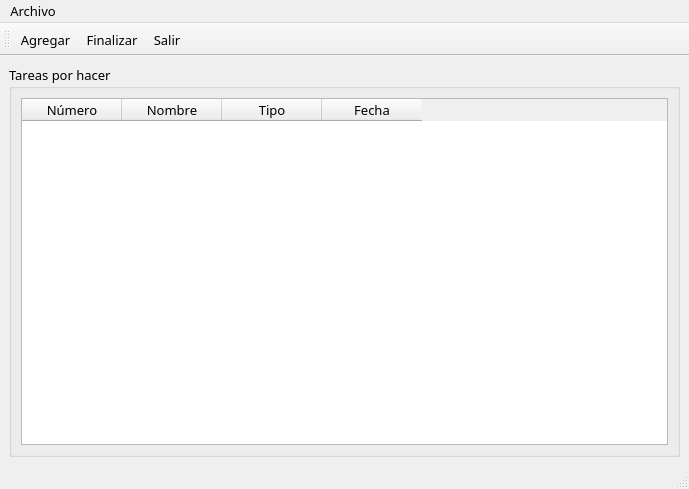
<?xml version="1.0" encoding="UTF-8"?>
<ui version="4.0">
 <class>Principal</class>
 <widget class="QMainWindow" name="Principal">
  <property name="geometry">
   <rect>
    <x>0</x>
    <y>0</y>
    <width>689</width>
    <height>489</height>
   </rect>
  </property>
  <property name="font">
   <font>
    <family>Sitka</family>
    <pointsize>10</pointsize>
    <weight>50</weight>
    <bold>false</bold>
   </font>
  </property>
  <property name="windowTitle">
   <string>Tareas</string>
  </property>
  <property name="windowIcon">
   <iconset resource="recursos.qrc">
    <normaloff>:/recursos/lista-de-quehaceres.png</normaloff>:/recursos/lista-de-quehaceres.png</iconset>
  </property>
  <widget class="QWidget" name="centralwidget">
   <layout class="QHBoxLayout" name="horizontalLayout">
    <item>
     <widget class="QGroupBox" name="groupBox">
      <property name="title">
       <string>Tareas por hacer</string>
      </property>
      <layout class="QHBoxLayout" name="horizontalLayout_2">
       <item>
        <widget class="QTableWidget" name="outTareas">
         <property name="editTriggers">
          <set>QAbstractItemView::AnyKeyPressed|QAbstractItemView::DoubleClicked|QAbstractItemView::EditKeyPressed|QAbstractItemView::SelectedClicked</set>
         </property>
         <property name="tabKeyNavigation">
          <bool>true</bool>
         </property>
         <column>
          <property name="text">
           <string>Número</string>
          </property>
         </column>
         <column>
          <property name="text">
           <string>Nombre</string>
          </property>
         </column>
         <column>
          <property name="text">
           <string>Tipo</string>
          </property>
         </column>
         <column>
          <property name="text">
           <string>Fecha</string>
          </property>
         </column>
        </widget>
       </item>
      </layout>
     </widget>
    </item>
   </layout>
  </widget>
  <widget class="QMenuBar" name="menubar">
   <property name="geometry">
    <rect>
     <x>0</x>
     <y>0</y>
     <width>689</width>
     <height>25</height>
    </rect>
   </property>
   <widget class="QMenu" name="menuArchivo">
    <property name="title">
     <string>Archivo</string>
    </property>
    <addaction name="actionAgregar"/>
    <addaction name="actionFinalizar"/>
    <addaction name="separator"/>
    <addaction name="actionSalir"/>
   </widget>
   <addaction name="menuArchivo"/>
  </widget>
  <widget class="QStatusBar" name="statusbar"/>
  <widget class="QToolBar" name="toolBar">
   <property name="windowTitle">
    <string>toolBar</string>
   </property>
   <attribute name="toolBarArea">
    <enum>TopToolBarArea</enum>
   </attribute>
   <attribute name="toolBarBreak">
    <bool>false</bool>
   </attribute>
   <addaction name="actionAgregar"/>
   <addaction name="actionFinalizar"/>
   <addaction name="actionSalir"/>
  </widget>
  <action name="actionAgregar">
   <property name="icon">
    <iconset resource="recursos.qrc">
     <normaloff>:/recursos/mas.png</normaloff>:/recursos/mas.png</iconset>
   </property>
   <property name="text">
    <string>Agregar</string>
   </property>
  </action>
  <action name="actionFinalizar">
   <property name="icon">
    <iconset resource="recursos.qrc">
     <normaloff>:/recursos/garrapata.png</normaloff>:/recursos/garrapata.png</iconset>
   </property>
   <property name="text">
    <string>Finalizar</string>
   </property>
  </action>
  <action name="actionSalir">
   <property name="icon">
    <iconset resource="recursos.qrc">
     <normaloff>:/recursos/cerrar (4).png</normaloff>:/recursos/cerrar (4).png</iconset>
   </property>
   <property name="text">
    <string>Salir</string>
   </property>
  </action>
 </widget>
 <resources>
  <include location="recursos.qrc"/>
 </resources>
 <connections>
  <connection>
   <sender>actionSalir</sender>
   <signal>triggered()</signal>
   <receiver>Principal</receiver>
   <slot>close()</slot>
   <hints>
    <hint type="sourcelabel">
     <x>-1</x>
     <y>-1</y>
    </hint>
    <hint type="destinationlabel">
     <x>344</x>
     <y>244</y>
    </hint>
   </hints>
  </connection>
 </connections>
</ui>
